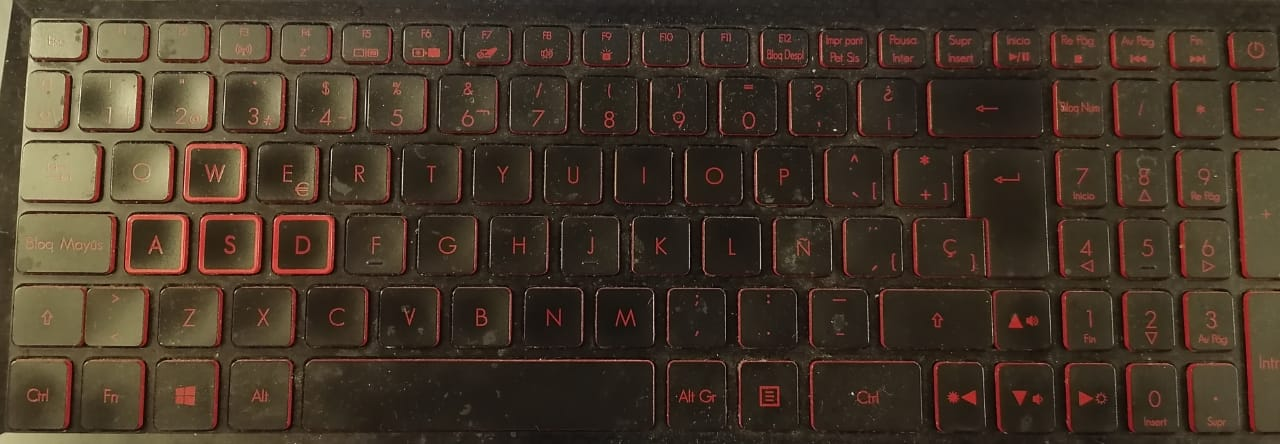
#> input picture vision_python_repos/keyboard_detection/WhatsApp Image 2021-10-05 at 2.49.29 PM.jpeg, 1280 x 444 px, given in place of the camera
$ python 'Keyboard test.py'
#> lines starting #> are read from the running program, lines starting #| are printed output that depends on the picture; after the words box and inside, x2 and y2 are one past the last pixel; in counts of white or black regions, pixels touching at a corner belong together
import cv2
import numpy as np


cap = cv2.VideoCapture(0)

while True:
    success, img = cap.read()
#> img is the input picture: shape (444, 1280, 3); mean B, G, R 40.1, 54.7, 69.8
    if img is None:
        break
    originalImg = img.copy()
    _, img = cap.read()
    gray = cv2.cvtColor(img, cv2.COLOR_BGR2GRAY)
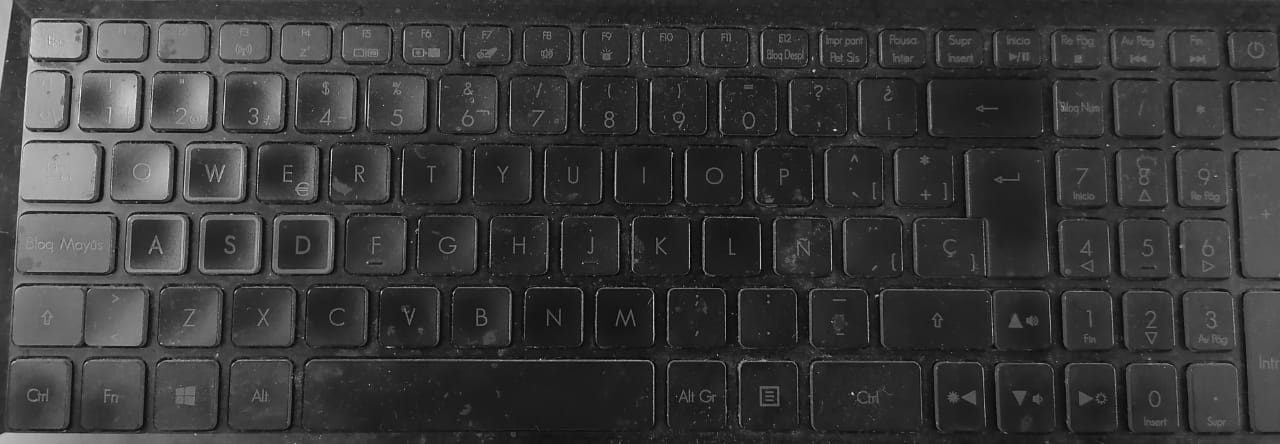
#> gray: shape (444, 1280); min 1, max 237, mean 57.6
    blur = cv2.medianBlur(gray, 5)
    sharpen_kernel = np.array([[-1,-1,-1], [-1,9,-1], [-1,-1,-1]])
    sharpen = cv2.filter2D(blur, -1, sharpen_kernel)
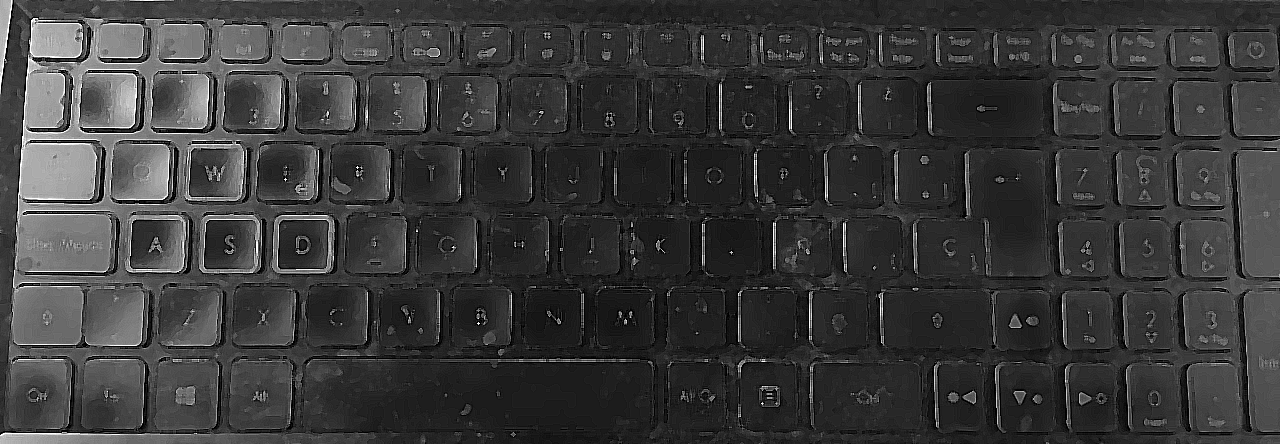
#> sharpen: shape (444, 1280); min 0, max 255, mean 57.6

    thresh = cv2.threshold(sharpen,160,255, cv2.THRESH_BINARY_INV)[1]
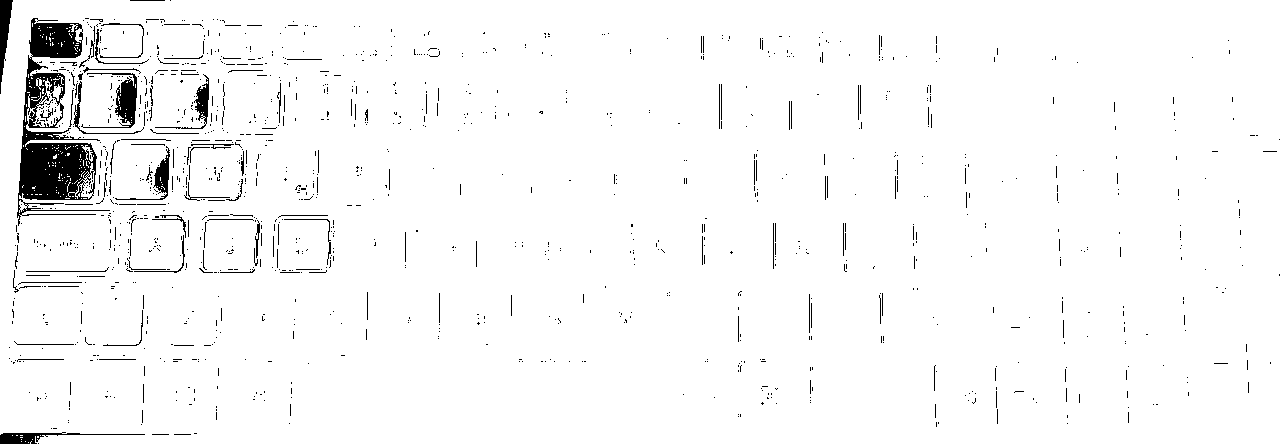
#> thresh: shape (444, 1280); 96.8% white; 1250 black regions (1152 under 20 px), largest, box (x1, y1, x2, y2) and area: (17, 18, 110, 226) 7248, (81, 73, 137, 128) 878, (0, 0, 13, 94) 608
    kernel = cv2.getStructuringElement(cv2.MORPH_RECT, (3,3))
    close = cv2.morphologyEx(thresh, cv2.MORPH_CLOSE, kernel, iterations=2)
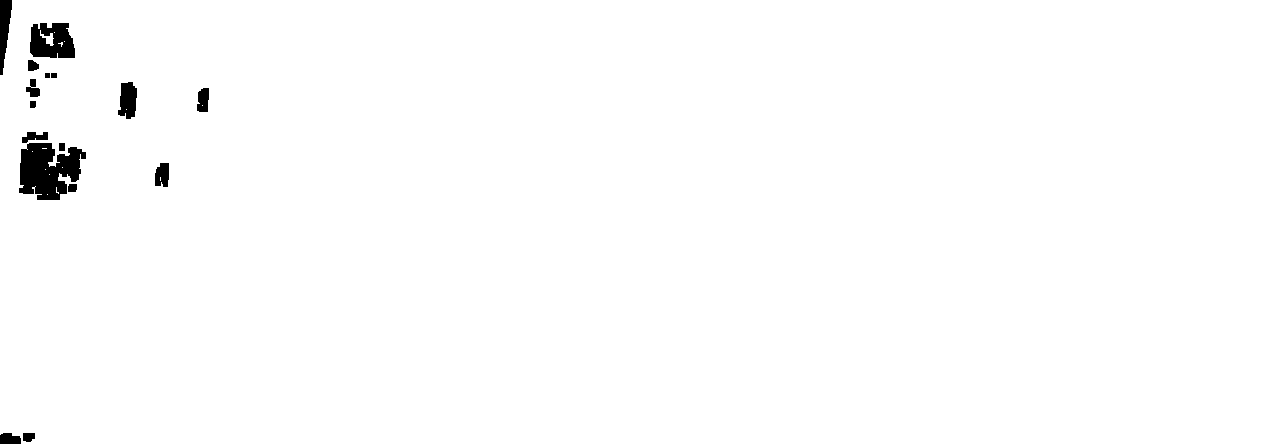
#> close: shape (444, 1280); 98.9% white; 16 black regions

    cnts = cv2.findContours(close, cv2.RETR_EXTERNAL, cv2.CHAIN_APPROX_SIMPLE)
#> cnts = 1 contour; box (x1, y1, x2, y2) and area: (0, 0, 1280, 444) 565826
    cnts = cnts[0] if len(cnts) == 2 else cnts[1]

    min_area = 0
    max_area = 1500
    image_number = 0
    for c in cnts:
        area = cv2.contourArea(c)
        if area > min_area and area < max_area:
            x,y,w,h = cv2.boundingRect(c)
            ROI = img[y:y+h, x:x+w]
            cv2.imwrite('ROI_{}.png'.format(image_number), ROI)
            cv2.rectangle(img, (x, y), (x + w, y + h), (36,255,12), 2)
            image_number += 1
#> this loop made 1 pass
#> area on pass 1: 565826.5
#> after the loop, image_number = 0

    cv2.imshow('sharpen', sharpen)
    cv2.imshow('close', close)
    cv2.imshow('thresh', thresh)
    cv2.imshow('image', img)
    key = cv2.waitKey(1) & 0xFF
#> (key q is pressed here)
    if key == ord('q'):
        cap.release()
        cv2.destroyAllWindows()
        break
